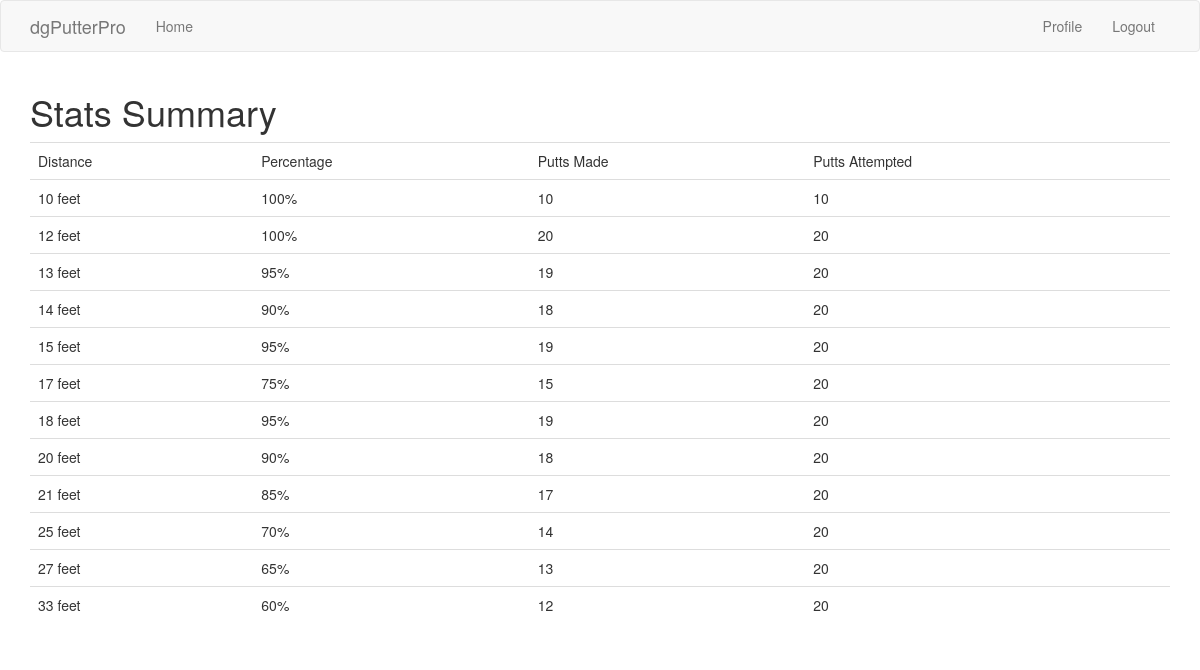
Page /user/jpants/stats (signed in) on the committed database.
### app/models.py (models this page shows, shortened)
class Drill(db.Model):
    id = db.Column(db.Integer, primary_key=True)
    user_id = db.Column(db.Integer, db.ForeignKey('user.id'))
    timestamp = db.Column(db.DateTime, index=True, default=datetime.utcnow)
    putt_distance = db.Column(db.Integer)
    number_attempts = db.Column(db.Integer)
    number_putts_made = db.Column(db.Integer)
    CheckConstraint(number_putts_made <= number_attempts)

### app/main/routes.py (the view)
@bp.route('/user/<username>/stats')
@login_required
def stats(username):
    user = User.query.filter_by(username=username).first_or_404()
    summary = user.drills.group_by(Drill.putt_distance)
    return render_template('stats.html', user=user, summary=summary)

### app/main/routes.py (called while the page is built)
@bp.before_app_request
def before_request():
    if current_user.is_authenticated:
        current_user.last_seen = datetime.utcnow()
        db.session.commit()

### app/models.py (called while the page is built)
@login.user_loader
def load_user(id):
    return User.query.get(int(id))

### app/templates/stats.html
{% extends "base.html" %}
{% block app_content %}
    <h1>Stats Summary</h1>
            <table class="table table-hover">
                <tr valign="top">
                   <td>Distance</td>
                   <td>Percentage</td>
                   <td>Putts Made</td>
                   <td>Putts Attempted</td>
                </tr>
            {% for sum in summary %}
                <tr>
                    <td>
                        {{sum.putt_distance}} feet
                    </td>
                    <td>
                        {{ (sum.number_putts_made / sum.number_attempts * 100) |round|int}}%
                    </td>
                    <td>
                        {{ sum.number_putts_made }}
                    </td>
                    <td>
                        {{ sum.number_attempts }}
                    </td>
                </tr>
            {% endfor %}
            </table>
{% endblock %}

### rows in the picture
Drill: putt_distance "10", number_putts_made+number_attempts "100", number_putts_made "10", number_attempts "10"
Drill: putt_distance "12", number_putts_made+number_attempts "100", number_putts_made "20", number_attempts "20"
Drill: putt_distance "13", number_putts_made+number_attempts "95", number_putts_made "19", number_attempts "20"
Drill: putt_distance "14", number_putts_made+number_attempts "90", number_putts_made "18", number_attempts "20"
Drill: putt_distance "15", number_putts_made+number_attempts "95", number_putts_made "19", number_attempts "20"
Drill: putt_distance "17", number_putts_made+number_attempts "75", number_putts_made "15", number_attempts "20"
Drill: putt_distance "18", number_putts_made+number_attempts "95", number_putts_made "19", number_attempts "20"
Drill: putt_distance "20", number_putts_made+number_attempts "90", number_putts_made "18", number_attempts "20"
Drill: putt_distance "21", number_putts_made+number_attempts "85", number_putts_made "17", number_attempts "20"
Drill: putt_distance "25", number_putts_made+number_attempts "70", number_putts_made "14", number_attempts "20"
Drill: putt_distance "27", number_putts_made+number_attempts "65", number_putts_made "13", number_attempts "20"
Drill: putt_distance "33", number_putts_made+number_attempts "60", number_putts_made "12", number_attempts "20"
